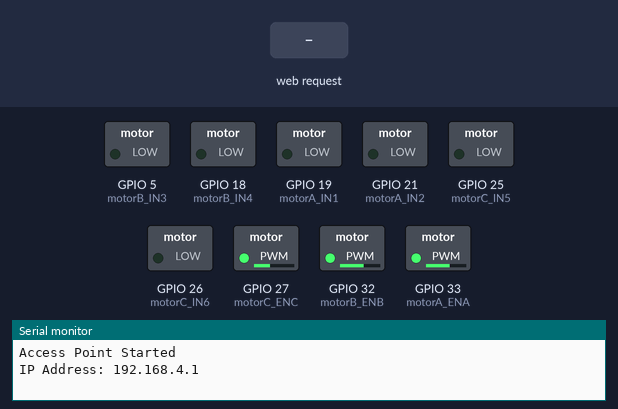
Recording of a sketch running on a simulated ESP32. Parts: switched loads named in the sketch (green lamp = pin HIGH), the last lines printed to the serial monitor. Inputs (shaded band) come from the test bench.

Above: at 1.2 s.
1.3 s: HTTP request GET /speedboost received
At 2.3 s:
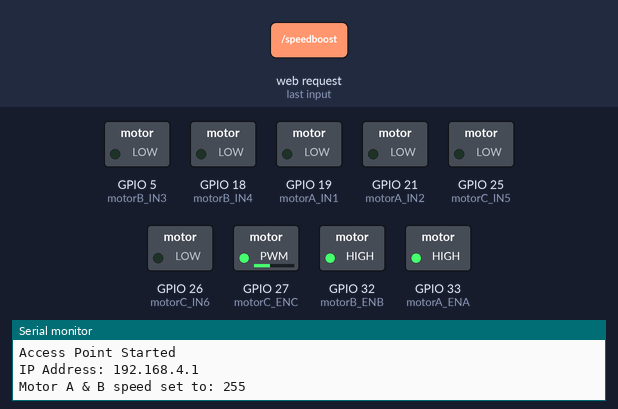
2.8 s: HTTP request GET /forward received
At 3.4 s:
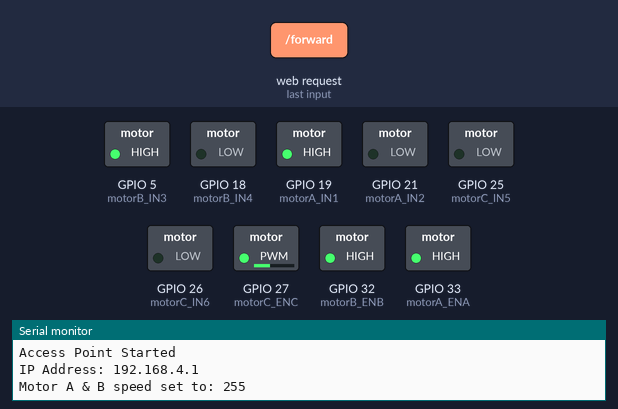
4.3 s: HTTP request GET /speednormal received
At 4.6 s:
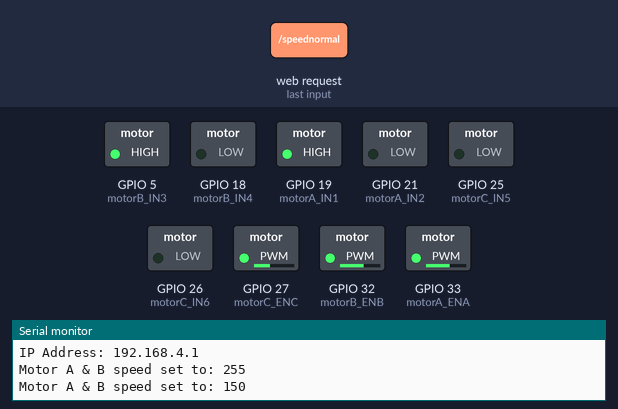
5.8 s: HTTP request GET /backward received
At 6.9 s:
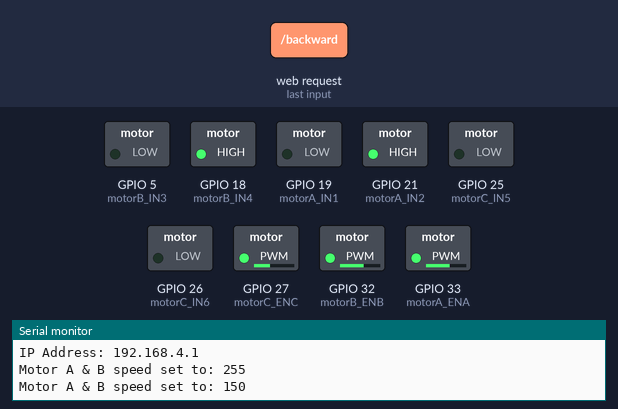
7.3 s: HTTP request GET /left received
At 8.1 s:
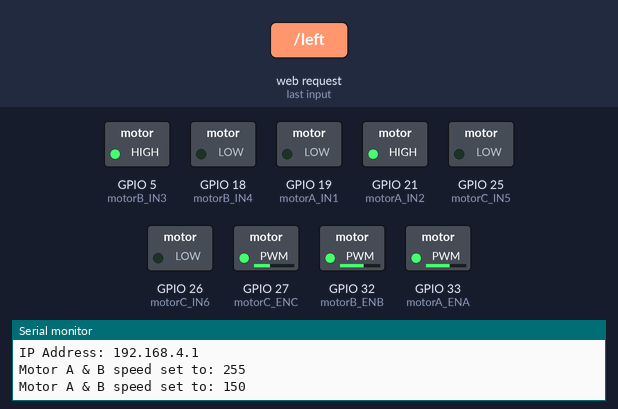
8.8 s: HTTP request GET /right received
At 9.2 s:
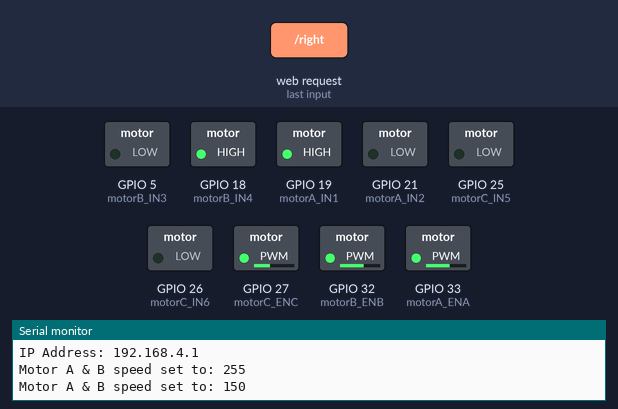
Timing chart, 0 to 11.3 s (numbered marks = the images above; inputs shaded):
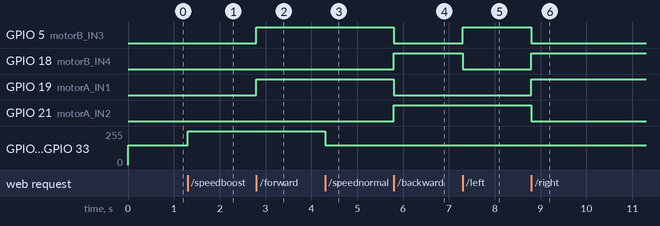

Measured:
- after the input at 1.3 s, GPIO 32 (motorB_ENB), GPIO 33 (motorA_ENA): 150/255 → 255/255 at once
- after the input at 2.8 s, GPIO 5 (motorB_IN3), GPIO 19 (motorA_IN1): LOW → HIGH at once
- after the input at 4.3 s, GPIO 32 (motorB_ENB), GPIO 33 (motorA_ENA): 255/255 → 150/255 at once
- after the input at 5.8 s, GPIO 5 (motorB_IN3), GPIO 19 (motorA_IN1): HIGH → LOW at once; GPIO 18 (motorB_IN4), GPIO 21 (motorA_IN2): LOW → HIGH at once
- after the input at 7.3 s, GPIO 5 (motorB_IN3): LOW → HIGH at once; GPIO 18 (motorB_IN4): HIGH → LOW at once
- after the input at 8.8 s, GPIO 5 (motorB_IN3), GPIO 21 (motorA_IN2): HIGH → LOW at once; GPIO 18 (motorB_IN4), GPIO 19 (motorA_IN1): LOW → HIGH at once

The sketch:

mainBoard.ino
```cpp
#include <WiFi.h>

// Set the credentials for your ESP32 access point
const char *ssid = "RoboVortex-Bot-"; // Network name for ESP32 AP
const char *password = "61991600"; // Password for the AP (optional, but recommended)

WiFiServer server(80);

// Motor pins
const int motorA_IN1 = 19;
const int motorA_IN2 = 21;
const int motorA_ENA = 33;

const int motorB_IN3 = 5;
const int motorB_IN4 = 18;
const int motorB_ENB = 32;

const int motorC_IN5 = 25;
const int motorC_IN6 = 26;
const int motorC_ENC = 27;

int normalSpeed = 150;  // Normal speed for A & B motors
int boostedSpeed = 255; // Boosted speed (max)

int normalSpeed_c = 100;
int currentSpeed = 150; // Variable to hold current speed
int currentSpeed_c = 100;

void setup()
{
  Serial.begin(115200);

  // Configure motor pins
  pinMode(motorA_IN1, OUTPUT);
  pinMode(motorA_IN2, OUTPUT);
  pinMode(motorA_ENA, OUTPUT);

  pinMode(motorB_IN3, OUTPUT);
  pinMode(motorB_IN4, OUTPUT);
  pinMode(motorB_ENB, OUTPUT);

  pinMode(motorC_IN5, OUTPUT);
  pinMode(motorC_IN6, OUTPUT);
  pinMode(motorC_ENC, OUTPUT);

  stopMotors();
  analogWrite(motorA_ENA, normalSpeed);
  analogWrite(motorB_ENB, normalSpeed);
  analogWrite(motorC_ENC, normalSpeed_c); // Motor C speed

  // Set up the ESP32 as an Access Point
  WiFi.softAP(ssid, password);  // Start the access point with the given SSID and password
  Serial.println("Access Point Started");
  Serial.print("IP Address: ");
  Serial.println(WiFi.softAPIP()); // Display the IP address of the ESP32 in AP mode

  server.begin(); // Start the server to listen for incoming connections
}

void loop()
{
  WiFiClient client = server.available();
  if (client)
  {
    String request = client.readStringUntil('\r');
    client.flush();

    if (request.indexOf("/forward") != -1)
      moveForward();
    else if (request.indexOf("/backward") != -1)
      moveBackward();
    else if (request.indexOf("/left") != -1)
      turnLeft();
    else if (request.indexOf("/right") != -1)
      turnRight();
    else if (request.indexOf("/stop") != -1)
      stopMotors();
    else if (request.indexOf("/motorcw") != -1)
      motorClockwise();
    else if (request.indexOf("/motorccw") != -1)
      motorAntiClockwise();
    else if (request.indexOf("/motorstop") != -1)
      stopMotorC();
    else if (request.indexOf("/speedboost") != -1)
      setMotorSpeed(boostedSpeed);
    else if (request.indexOf("/speednormal") != -1)
      setMotorSpeed(normalSpeed);
    else if (request.indexOf("/motor_c_boost") != -1)
      setMotorSpeed_c(boostedSpeed);
    else if (request.indexOf("/motor_c_normal") != -1)
      setMotorSpeed_c(normalSpeed_c);

    // Simple HTTP response
    client.println("HTTP/1.1 200 OK");
    client.println("Content-type:text/html");
    client.println();
    client.println("<html><body><h2>ESP32 Motor Control</h2>");
    client.println("<a href=\"/forward\">Forward</a><br>");
    client.println("<a href=\"/backward\">Backward</a><br>");
    client.println("<a href=\"/left\">Left</a><br>");
    client.println("<a href=\"/right\">Right</a><br>");
    client.println("<a href=\"/stop\">Stop</a><br>");
    client.println("<a href=\"/motorcw\">Motor C CW</a><br>");
    client.println("<a href=\"/motorccw\">Motor C CCW</a><br>");
    client.println("<a href=\"/motorstop\">Motor C Stop</a><br>");
    client.println("</body></html>");

    delay(10);
    client.stop();
  }
}

// Motor control functions (same as before)
void moveForward()
{
  digitalWrite(motorA_IN1, HIGH);
  digitalWrite(motorA_IN2, LOW);
  digitalWrite(motorB_IN3, HIGH);
  digitalWrite(motorB_IN4, LOW);
}

void moveBackward()
{
  digitalWrite(motorA_IN1, LOW);
  digitalWrite(motorA_IN2, HIGH);
  digitalWrite(motorB_IN3, LOW);
  digitalWrite(motorB_IN4, HIGH);
}

void turnLeft()
{
  digitalWrite(motorA_IN1, LOW);
  digitalWrite(motorA_IN2, HIGH);
  digitalWrite(motorB_IN3, HIGH);
  digitalWrite(motorB_IN4, LOW);
}

void turnRight()
{
  digitalWrite(motorA_IN1, HIGH);
  digitalWrite(motorA_IN2, LOW);
  digitalWrite(motorB_IN3, LOW);
  digitalWrite(motorB_IN4, HIGH);
}

void stopMotors()
{
  digitalWrite(motorA_IN1, LOW);
  digitalWrite(motorA_IN2, LOW);
  digitalWrite(motorB_IN3, LOW);
  digitalWrite(motorB_IN4, LOW);
}

void motorClockwise()
{
  digitalWrite(motorC_IN5, HIGH);
  digitalWrite(motorC_IN6, LOW);
}

void motorAntiClockwise()
{
  digitalWrite(motorC_IN5, LOW);
  digitalWrite(motorC_IN6, HIGH);
}

void stopMotorC()
{
  digitalWrite(motorC_IN5, LOW);
  digitalWrite(motorC_IN6, LOW);
}

void setMotorSpeed(int speed)
{
  analogWrite(motorA_ENA, speed);
  analogWrite(motorB_ENB, speed);
  currentSpeed = speed;
  Serial.print("Motor A & B speed set to: ");
  Serial.println(speed);
}

void setMotorSpeed_c(int speed)
{
  analogWrite(motorC_ENC, speed);
  currentSpeed_c = speed;
  Serial.print("Motor C speed set to: ");
  Serial.println(speed);
}
```
